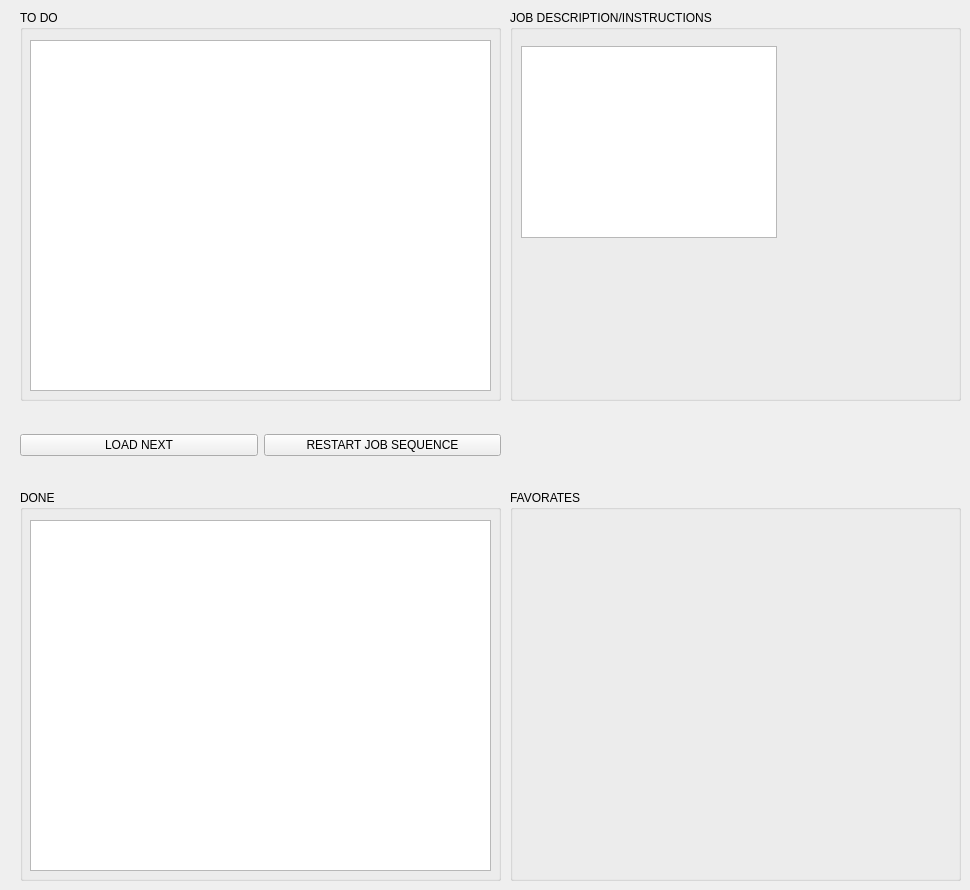
            <widget class="QWidget" name="tab_13">
             <attribute name="title">
              <string>JOB CARD LIST</string>
             </attribute>
             <widget class="MkGroupBox" name="groupbox_20">
              <property name="geometry">
               <rect>
                <x>20</x>
                <y>10</y>
                <width>481</width>
                <height>391</height>
               </rect>
              </property>
              <property name="title">
               <string>TO DO</string>
              </property>
              <widget class="QListWidget" name="jobs_to_process">
               <property name="geometry">
                <rect>
                 <x>10</x>
                 <y>30</y>
                 <width>461</width>
                 <height>351</height>
                </rect>
               </property>
              </widget>
             </widget>
             <widget class="MkGroupBox" name="groupbox_21">
              <property name="geometry">
               <rect>
                <x>20</x>
                <y>490</y>
                <width>481</width>
                <height>391</height>
               </rect>
              </property>
              <property name="title">
               <string>DONE</string>
              </property>
              <widget class="QListView" name="jobs_done">
               <property name="geometry">
                <rect>
                 <x>10</x>
                 <y>30</y>
                 <width>461</width>
                 <height>351</height>
                </rect>
               </property>
              </widget>
             </widget>
             <widget class="MkGroupBox" name="groupbox_22">
              <property name="geometry">
               <rect>
                <x>510</x>
                <y>10</y>
                <width>451</width>
                <height>391</height>
               </rect>
              </property>
              <property name="title">
               <string>JOB DESCRIPTION/INSTRUCTIONS</string>
              </property>
              <widget class="QTextBrowser" name="job_instructions">
               <property name="geometry">
                <rect>
                 <x>11</x>
                 <y>36</y>
                 <width>256</width>
                 <height>192</height>
                </rect>
               </property>
              </widget>
             </widget>
             <widget class="QWidget" name="widget_11" native="true">
              <property name="geometry">
               <rect>
                <x>20</x>
                <y>410</y>
                <width>481</width>
                <height>71</height>
               </rect>
              </property>
              <layout class="QGridLayout" name="gridLayout_22">
               <item row="0" column="0">
                <widget class="QPushButton" name="pushButton_12">
                 <property name="text">
                  <string>LOAD NEXT</string>
                 </property>
                </widget>
               </item>
               <item row="0" column="1">
                <widget class="QPushButton" name="pushButton_14">
                 <property name="text">
                  <string>RESTART JOB SEQUENCE</string>
                 </property>
                </widget>
               </item>
              </layout>
             </widget>
             <widget class="MkGroupBox" name="groupbox_25">
              <property name="geometry">
               <rect>
                <x>510</x>
                <y>490</y>
                <width>451</width>
                <height>391</height>
               </rect>
              </property>
              <property name="title">
               <string>FAVORATES</string>
              </property>
             </widget>
            </widget>
